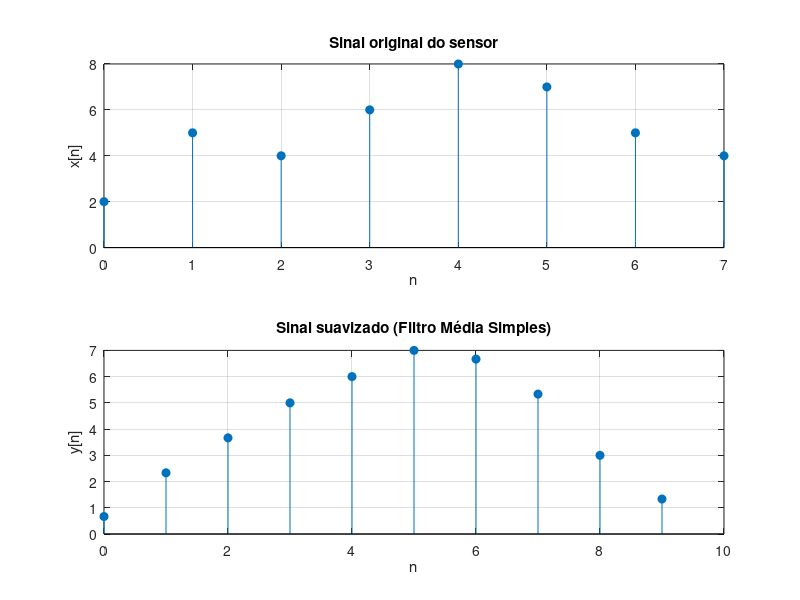

Reproduce this figure in MATLAB.
clc; clear; close all;

% Definição dos sinais conforme o roteiro
x = [2 5 4 6 8 7 5 4];
h = (1/3) * [1 1 1];
y = conv(x,h);

% 1. Adicionando saída de texto no terminal para validação
disp('--- Execução da Atividade 5 ---');
disp('Sinal original x[n]:');
disp(x);
disp('Sinal suavizado y[n]:');
disp(y);

% 2. Geração dos Gráficos
figure;
subplot(2,1,1);
stem(0:length(x)-1, x, 'filled'); grid on;
xlabel('n'); ylabel('x[n]'); title('Sinal original do sensor');

subplot(2,1,2);
stem(0:length(y)-1, y, 'filled'); grid on;
xlabel('n'); ylabel('y[n]'); title('Sinal suavizado (Filtro Média Simples)');

disp('>> Gráfico gerado em uma nova janela!');
disp('>> Pressione "Enter" NESTE TERMINAL para fechar o gráfico e encerrar...');
pause;
